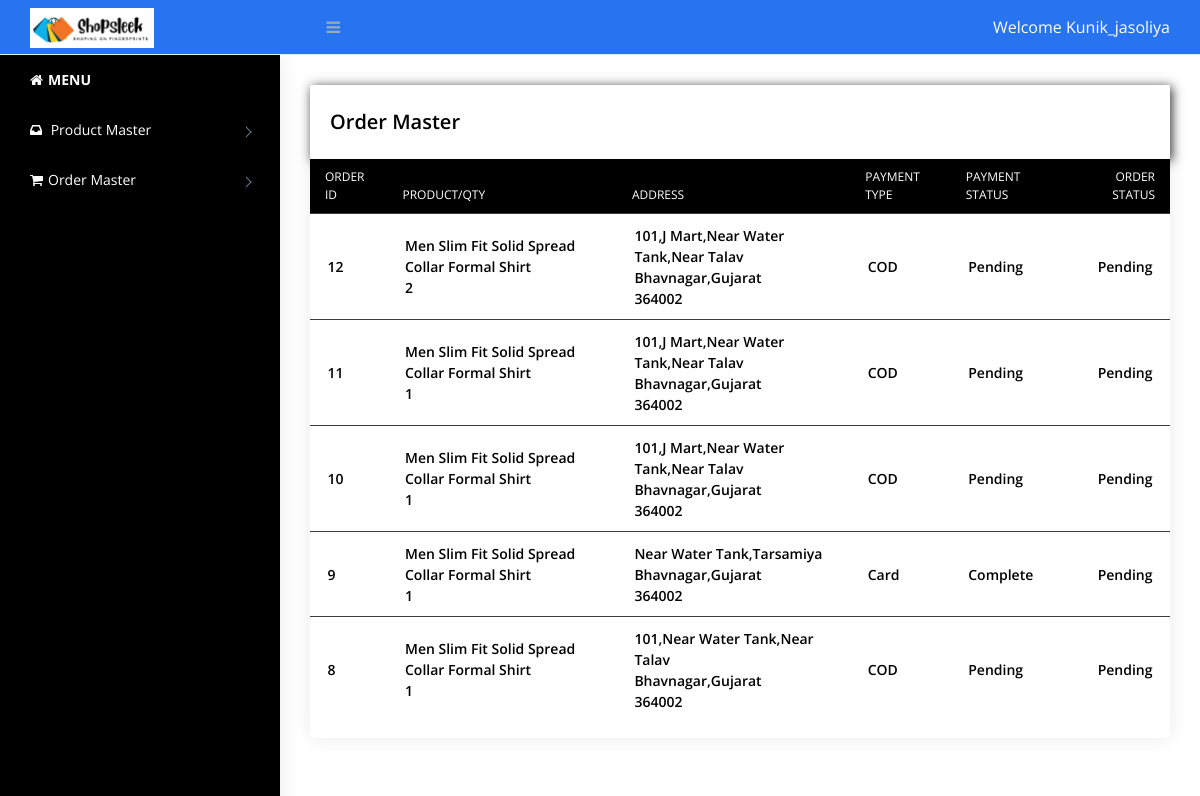
The page /ShopSleek/admin/order_master_vendor.php (signed in) on the database its author committed.
### tables this page shows
CREATE TABLE `order_detail` (
  `id` int(11) NOT NULL,
  `order_id` int(11) NOT NULL,
  `product_id` int(11) NOT NULL,
  `qty` int(11) NOT NULL,
  `price` float NOT NULL
);

CREATE TABLE `order` (
  `id` int(11) NOT NULL,
  `user_id` int(11) NOT NULL,
  `address` varchar(250) NOT NULL,
  `city` varchar(50) NOT NULL,
  `pincode` varchar(10) NOT NULL,
  `payment_type` varchar(20) NOT NULL,
  `total_price` int(11) NOT NULL,
  `payment_status` varchar(20) NOT NULL,
  `order_status` int(11) NOT NULL,
  `length` float NOT NULL,
  `breadth` float NOT NULL,
  `height` float NOT NULL,
  `weight` float NOT NULL,
  `txnid` varchar(100) NOT NULL,
  `paymentid` varchar(100) NOT NULL,
  `ship_order_id` int(11) NOT NULL,
  `ship_shipment_id` int(11) NOT NULL,
  `coupon_id` int(11) NOT NULL,
  `coupon_value` int(11) NOT NULL,
  `coupon_code` varchar(50) NOT NULL,
  `added_on` datetime NOT NULL
);

CREATE TABLE `product` (
  `id` int(11) NOT NULL,
  `categories_id` int(11) NOT NULL,
  `sub_categories_id` int(11) NOT NULL,
  `name` varchar(500) NOT NULL,
  `mrp` float NOT NULL,
  `price` float NOT NULL,
  `qty` int(11) NOT NULL,
  `image` text NOT NULL,
  `short_desc` text NOT NULL,
  `description` text NOT NULL,
  `best_seller` int(4) NOT NULL,
  `meta_title` varchar(200) NOT NULL,
  `meta_desc` text NOT NULL,
  `meta_keyword` text NOT NULL,
  `added_by` int(4) NOT NULL,
  `status` tinyint(4) NOT NULL
);

CREATE TABLE `order_status` (
  `id` int(11) NOT NULL,
  `name` varchar(20) NOT NULL
);

### ShopSleek/admin/order_master_vendor.php (the view)
<?php
require('top.inc.php');
?>
<div class="content pb-0">
	<div class="orders">
	   <div class="row">
		  <div class="col-xl-12">
			 <div class="card">
				<div class="card-body">
				   <h4 class="box-title">Order Master </h4>
				</div>
				<div class="card-body--">
				   <div class="table-stats order-table ov-h">
					  <table class="table">
							<thead>
								<tr>
									<th class="product-thumbnail">Order ID</th>
									<th class="product-name"><span class="nobr">Product/Qty</span></th>
									<th class="product-price"><span class="nobr"> Address </span></th>
									<th class="product-stock-stauts"><span class="nobr"> Payment Type </span></th>
									<th class="product-stock-stauts"><span class="nobr"> Payment Status </span></th>
									<th class="product-stock-stauts"><span class="nobr"> Order Status </span></th>
								</tr>
							</thead>
							<tbody>
								<?php
								$res=mysqli_query($con,"select order_detail.qty,product.name,`order`.*,order_status.name as order_status_str from order_detail,product,`order`,order_status where order_status.id=`order`.order_status and product.id=order_detail.product_id and `order`.id=order_detail.order_id and product.added_by='".$_SESSION['ADMIN_ID']."' order by `order`.id desc");
								while($row=mysqli_fetch_assoc($res)){
								?>
								<tr>
									<td class="product-add-to-cart"><?php echo $row['id']?><br/>
									</td>
									<td class="product-name">
									<?php echo $row['name']?><br/>
									<?php echo $row['qty']?>
									</td>
									<td class="product-name">
									<?php echo $row['address']?><br/>
									<?php echo $row['city']?><br/>
									<?php echo $row['pincode']?>
									</td>
									<td class="product-name"><?php echo $row['payment_type']?></td>
									<td class="product-name"><?php echo $row['payment_status']?></td>
									<td class="product-name"><?php echo $row['order_status_str']?></td>
								</tr>
								<?php } ?>
							</tbody>
						</table>
				   </div>
				</div>
			 </div>
		  </div>
	   </div>
	</div>
</div>

### ShopSleek/admin/assets/css/style.css (style rules this page uses)
body { display: table; font-family: open sans, sans-serif; font-size: 16px; width: 100% }
h1, h2, h3, h4, h5, h6 { margin: 0 }
.pb-0 { padding-bottom: 0 }
.ov-h { overflow: hidden }
.order-table { position: relative }
.order-table:after, .order-table:before { content: ""; position: absolute; top: 0; height: 37px; width: 10px; background: transparent; }
.order-table:after { right: -1px }
.order-table:before { left: -1px }
.order-table tr th { background: #000; }
.order-table tr td:last-child, .order-table tr th:last-child { text-align: right }
.order-table tr:last-child td { border: none }
.content { float: left; padding: 1.875em; background-color: #fff; width: 100% }
.card { margin-bottom: 1.875em; border-radius: 5px; padding: 0; background: transparent; border: 0 solid transparent; -webkit-box-shadow: 0 0 20px rgba(0, 0, 0, .08); box-shadow: 0 0 20px rgba(0, 0, 0, .08) }
.card .box-title { font-weight: 600; color:#000; font-size: 20px; padding: 5px 0 }
.card .card-body { float: left; padding: 1.25em; color: #000; position: relative; width: 100%; background:transparent; box-shadow: 2px 2px 10px rgba(23, 23, 23, 0.866); }
.card h4 { font-size: 1.1rem; }
.table-stats table { font-family: open sans }
.table-stats table th, .table-stats table td { border: none; border-bottom: 1px solid #3d3d3d; color: #fff; font-size: 12px; font-weight: 400; padding: .75em 1.25em; text-transform: uppercase }
.table-stats table td { color: #000; font-size: 14px; font-weight: 600; text-transform: capitalize; vertical-align: middle }
@media (max-width:1368px) { .card-body { padding: 15px } }

### rows shown on the page
order_detail: order "12", product.name "Men Slim Fit Solid Spread Collar Formal Shirt", qty "2", order.address "101,j Mart,near Water Tank,near Talav", order.city "Bhavnagar,gujarat", order.pincode "364002", order.payment_type "COD", order.payment_status "Pending", order_status.name "Pending"
order_detail: order "11", product.name "Men Slim Fit Solid Spread Collar Formal Shirt", qty "1", order.address "101,j Mart,near Water Tank,near Talav", order.city "Bhavnagar,gujarat", order.pincode "364002", order.payment_type "COD", order.payment_status "Pending", order_status.name "Pending"
order_detail: order "10", product.name "Men Slim Fit Solid Spread Collar Formal Shirt", qty "1", order.address "101,j Mart,near Water Tank,near Talav", order.city "Bhavnagar,gujarat", order.pincode "364002", order.payment_type "COD", order.payment_status "Pending", order_status.name "Pending"
order_detail: order "9", product.name "Men Slim Fit Solid Spread Collar Formal Shirt", qty "1", order.address "Near Water Tank,tarsamiya", order.city "Bhavnagar,gujarat", order.pincode "364002", order.payment_type "Card", order.payment_status "Complete", order_status.name "Pending"
order_detail: order "8", product.name "Men Slim Fit Solid Spread Collar Formal Shirt", qty "1", order.address "101,near Water Tank,near Talav", order.city "Bhavnagar,gujarat", order.pincode "364002", order.payment_type "COD", order.payment_status "Pending", order_status.name "Pending"

### other values the page prints
$_SESSION['ADMIN_USERNAME'] "Kunik_jasoliya"
